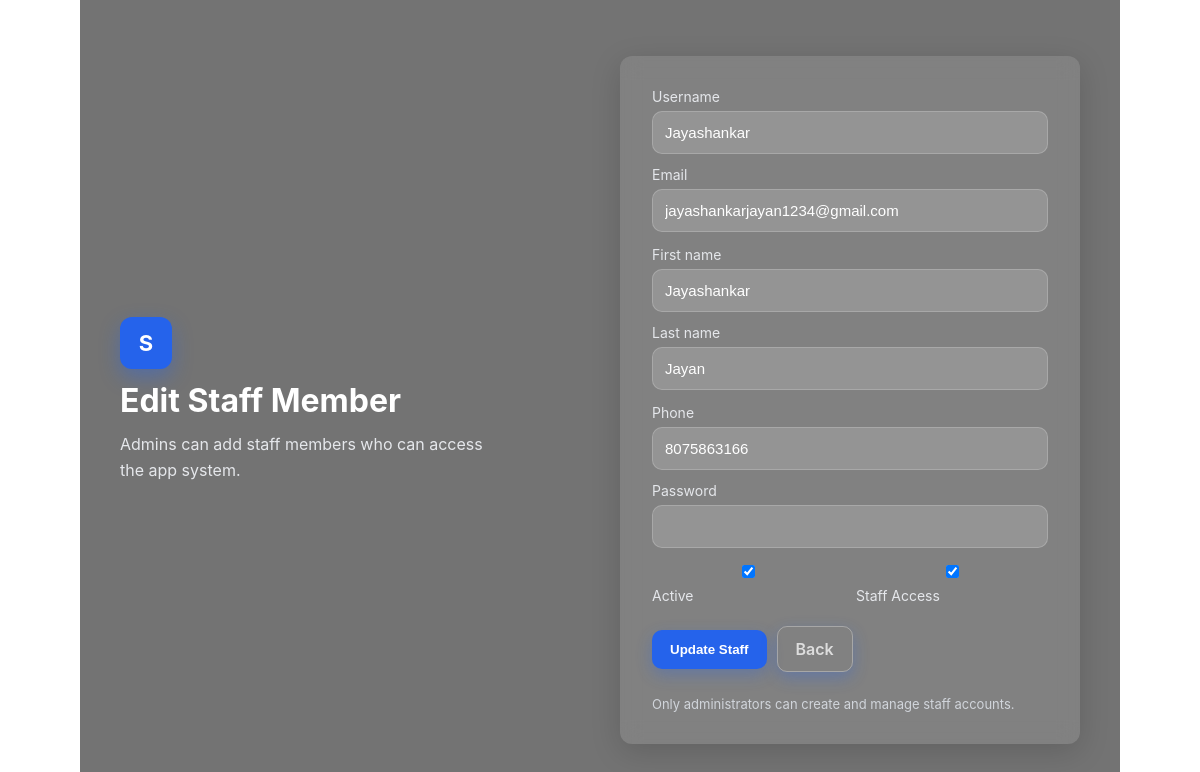
The app's page /users_edit/2/ (signed in) with its own data.
### app/models.py (models this page shows, shortened)
class User(AbstractUser):
    phone = models.CharField(max_length=20, blank=True, null=True)

### app/views.py (the view)
# urls.py: path("users_edit/<int:user_id>/", views.edit_user, name="edit_user"),
@user_passes_test(admin_only)
@login_required
def edit_user(request, user_id):
    user_obj = get_object_or_404(User, id=user_id)
    form = UserForm(request.POST or None, instance=user_obj)
    if request.method == "POST":
        if form.is_valid():
            form.save()
            messages.success(request, "Staff updated successfully.")
            return redirect("users_list")
        messages.error(request, "Please fix the errors below.")
    return render(request, "user_add_edit.html", {"form": form, "user": user_obj})

### app/forms.py (shortened to what this page needs)
class UserForm(forms.ModelForm):
    password = forms.CharField(
        widget=forms.PasswordInput(attrs={"class": "form-control"}),
        required=False,
        help_text="Leave blank to keep current password",
    )
    class Meta:
        model = User
        fields = [
            "username",
            "email",
            "first_name",
            "last_name",
            "phone",
            "password",
            "is_active",
            "is_staff",
        ]
        widgets = {
            "username": forms.TextInput(attrs={"class": "form-control"}),
            "email": forms.EmailInput(attrs={"class": "form-control"}),
            "first_name": forms.TextInput(attrs={"class": "form-control"}),
            "last_name": forms.TextInput(attrs={"class": "form-control"}),
            "phone": forms.TextInput(attrs={"class": "form-control"}),
            "is_active": forms.CheckboxInput(attrs={"class": "form-check-input"}),
            "is_staff": forms.CheckboxInput(attrs={"class": "form-check-input"}),
        }

### app/views.py (called while the page is built)
def admin_only(user):
    return user.is_superuser

### project/templates/user_add_edit.html (shortened to what this page needs)
<!doctype html>
{% load static %}
<html lang="en">
<head>
</head>
<body>
  <div class="container">
    <div class="left-panel">
      <div class="logo">S</div>
      <h2>{% if form.instance.id %}Edit Staff Member{% else %}Add Staff Member{% endif %}</h2>
      <p>Admins can add staff members who can access the app system.</p>
    </div>
    <div class="form-box">
      <form method="post">
        <div class="form-row">
          <div class="form-field">
            <label>Username</label>
            {{ form.username }}
          </div>
          <div class="form-field">
            <label>Email</label>
            {{ form.email }}
          </div>
        </div>
        <div class="form-row">
          <div class="form-field">
            <label>First name</label>
            {{ form.first_name }}
          </div>
          <div class="form-field">
            <label>Last name</label>
            {{ form.last_name }}
          </div>
        </div>
        <div class="form-row">
          <div class="form-field">
            <label>Phone</label>
            {{ form.phone }}
          </div>
          <div class="form-field">
            <label>Password</label>
            {{ form.password }}
          </div>
        </div>
        <div class="form-row">
          <div class="form-field form-check">
            {{ form.is_active }}
            <label>Active</label>
          </div>
          <div class="form-field form-check">
            {{ form.is_staff }}
            <label>Staff Access</label>
          </div>
        </div>
        <div class="submit-row">
          <button class="btn" type="submit">
            {% if form.instance.id %}Update Staff{% else %}Add Staff{% endif %}
          </button>
          <a href="{% url 'users_list' %}" class="btn btn-secondary">Back</a>
        </div>
        <div class="foot">
          Only administrators can create and manage staff accounts.
        </div>
      </form>
    </div>
  </div>
</body>
</html>

### project/templates/user_add_edit.html (style rules this page uses)
:root { --accent: #2563eb; --muted: #e5e7eb; --radius: 12px; --shadow: 0 8px 30px rgba(0, 0, 0, 0.15); font-family: "Inter", system-ui, -apple-system, "Segoe UI", Roboto, sans-serif; }
html, body { margin: 0; height: 100%; background: url("https://media.istockphoto.com/id/515443264/photo/home-appliance-in-the-store.jpg?s=612x612&w=0&k=20&c=Zi69da3N5D31WXba7U9H2Rw4jWt_5IngnZAeZ3Kzix8=") no-repeat center center/cover; display: flex; justify-content: center; align-items: center; color: #fff; position: relative; }
body::before { content: ""; position: absolute; inset: 0; background: rgba(0, 0, 0, 0.55); z-index: 0; }
.container { position: relative; z-index: 1; max-width: 960px; width: 100%; display: grid; grid-template-columns: 1fr 1fr; gap: 40px; padding: 40px; color: #fff; }
.left-panel { display: flex; flex-direction: column; justify-content: center; }
.logo { width: 52px; height: 52px; background: var(--accent); display: grid; place-items: center; border-radius: 12px; font-weight: 700; font-size: 22px; margin-bottom: 12px; box-shadow: 0 8px 20px rgba(37, 99, 235, 0.4); }
h2 { font-size: 32px; margin: 0 0 12px 0; }
p { color: var(--muted); line-height: 1.6; margin: 0; max-width: 380px; }
.form-box { background: rgba(255, 255, 255, 0.1); padding: 32px; border-radius: var(--radius); backdrop-filter: blur(10px); box-shadow: var(--shadow); }
form { display: flex; flex-direction: column; gap: 14px; }
.form-row { display: flex; gap: 12px; flex-wrap: wrap; }
.form-field { flex: 1; display: flex; flex-direction: column; gap: 6px; }
label { font-size: 14px; color: #e5e7eb; }
input, select { padding: 12px; border-radius: 10px; border: 1px solid rgba(255, 255, 255, 0.2); background: rgba(255, 255, 255, 0.15); color: #fff; font-size: 15px; outline: none; transition: 0.2s; }
input::placeholder { color: rgba(255, 255, 255, 0.6); }
.btn { background: var(--accent); color: #fff; border: none; padding: 12px 18px; border-radius: 10px; font-weight: 600; cursor: pointer; transition: 0.2s; box-shadow: 0 6px 16px rgba(37, 99, 235, 0.3); }
.btn-secondary { background: transparent; border: 1px solid rgba(255,255,255,0.3); color: #ddd; }
.submit-row { display: flex; gap: 10px; align-items: center; margin-top: 8px; }
.foot { font-size: 13px; color: #d1d5db; margin-top: 10px; }
a { color: var(--accent); text-decoration: none; }

### records on screen
User: username "Jayashankar", email "jayashankarjayan1234@gmail.com", first_name "Jayashankar", last_name "Jayan", phone "8075863166", is_active "☑", is_staff "☑"
